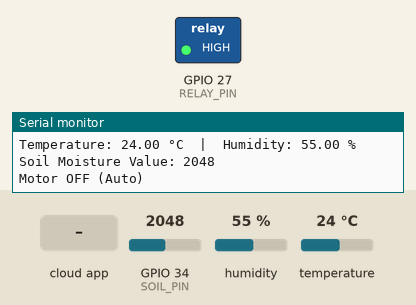
This sketch was run on a simulated ESP32. Parts: switched loads named in the sketch (green lamp = pin HIGH), the last lines printed to the serial monitor. The inputs (shaded band) are chosen by the test bench; at power-on: GPIO 34 (SOIL_PIN) = 2048, humidity 55 %, temperature 24 °C. WiFi joins after 1.5 s; servers stay silent unless stated; no MQTT or app messages arrive unless stated.

Above: at 2.7 s.
2.8 s: GPIO 34 (SOIL_PIN) set to 4095
At 5.3 s:
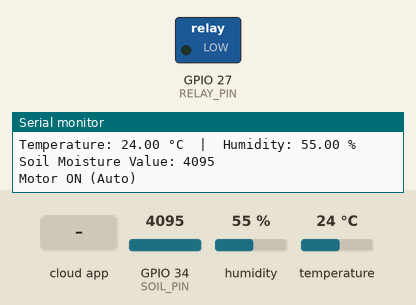
9.3 s: the phone or cloud app sets motor to 1
At 12.0 s:
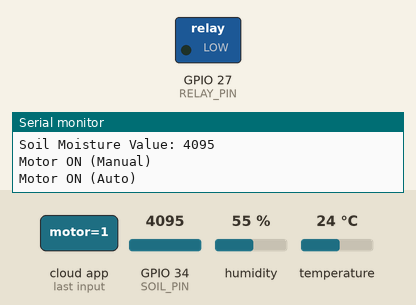
12.5 s: GPIO 34 (SOIL_PIN) set to 3603
At 15.6 s:
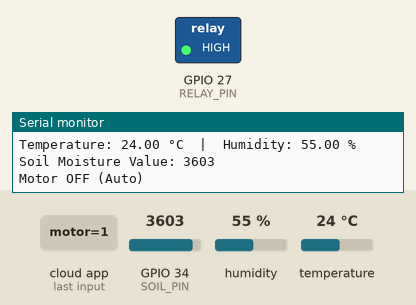
Timing chart, 0 to 16.7 s (numbered marks = the images above; inputs shaded):
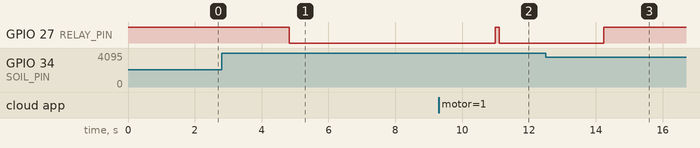

Measured:
- after the input at 2.8 s, GPIO 27 (RELAY_PIN): HIGH → LOW after 2.0 s
- after the input at 9.3 s, GPIO 27 (RELAY_PIN): LOW → HIGH after 1.7 s, → LOW 0.12 s later
- after the input at 12.5 s, GPIO 27 (RELAY_PIN): LOW → HIGH after 1.7 s

The sketch:

SMART_IRIGATION_USING_IOT.ino
```cpp
/***************************************************
 SMART IRRIGATION SYSTEM USING ESP32 + IoT
 Soil Moisture Sensor + Relay + Adafruit IO
 ***************************************************/

#include <WiFi.h>
#include "Adafruit_MQTT.h"
#include "Adafruit_MQTT_Client.h"
#include "DHT.h"


/********* WiFi Credentials *********/
#define WIFI_SSID "homeiot"
#define WIFI_PASSWORD "homeiot123"

/********* Adafruit IO Credentials *********/
#define AIO_SERVER "io.adafruit.com"
#define AIO_SERVERPORT 1883
#define AIO_USERNAME "soil040126"
#define AIO_KEY "aio_DjUZ56XlhkahKiv4687oX7aBDGWB"

/********* Pin Definitions *********/
#define SOIL_PIN 34   // ESP32 ADC pin
#define RELAY_PIN 27  // Relay control pin
/********* DHT11 Definitions *********/
#define DHTPIN 26  // GPIO pin for DHT11
#define DHTTYPE DHT11

DHT dht(DHTPIN, DHTTYPE);


WiFiClient client;

Adafruit_MQTT_Client mqtt(&client,
                          AIO_SERVER,
                          AIO_SERVERPORT,
                          AIO_USERNAME,
                          AIO_KEY);

/********* Adafruit IO Feeds *********/
Adafruit_MQTT_Publish soilFeed =
  Adafruit_MQTT_Publish(&mqtt,
                        AIO_USERNAME "/feeds/soil");

Adafruit_MQTT_Subscribe motorFeed =
  Adafruit_MQTT_Subscribe(&mqtt,
                          AIO_USERNAME "/feeds/motor");

Adafruit_MQTT_Publish tempFeed =
  Adafruit_MQTT_Publish(&mqtt,
                        AIO_USERNAME "/feeds/temperature");

Adafruit_MQTT_Publish humFeed =
  Adafruit_MQTT_Publish(&mqtt,
                        AIO_USERNAME "/feeds/humidity");

/********* Function Prototype *********/
void MQTT_connect();

void setup() {
  Serial.begin(9600);
  dht.begin();

  pinMode(RELAY_PIN, OUTPUT);
  digitalWrite(RELAY_PIN, HIGH);  // Relay OFF initially

  Serial.print("Connecting to WiFi");
  WiFi.begin(WIFI_SSID, WIFI_PASSWORD);

  while (WiFi.status() != WL_CONNECTED) {
    delay(500);
    Serial.print(".");
  }
  Serial.println("\nWiFi Connected");

  mqtt.subscribe(&motorFeed);
}

void loop() {
  MQTT_connect();

  // Read soil moisture
  // Read DHT11
  float humidity = dht.readHumidity();
  float temperature = dht.readTemperature();  // Celsius

  if (isnan(humidity) || isnan(temperature)) {
    Serial.println("Failed to read from DHT sensor!");
  } else {
    Serial.print("Temperature: ");
    Serial.print(temperature);
    Serial.print(" °C  |  Humidity: ");
    Serial.print(humidity);
    Serial.println(" %");

    tempFeed.publish(temperature);
    humFeed.publish(humidity);
  }

  int soilValue = analogRead(SOIL_PIN);
  Serial.print("Soil Moisture Value: ");
  Serial.println(soilValue);

  // ✅ FIXED LINE (important)
  soilFeed.publish((int32_t)soilValue);

  // Manual control from Adafruit IO
  Adafruit_MQTT_Subscribe *subscription;
  while ((subscription = mqtt.readSubscription(100))) {
    if (subscription == &motorFeed) {
      int motorState = atoi((char *)motorFeed.lastread);

      if (motorState == 1) {
        digitalWrite(RELAY_PIN, HIGH);  // Motor ON
        Serial.println("Motor ON (Manual)");
      } else {
        digitalWrite(RELAY_PIN, LOW);  // Motor OFF
        Serial.println("Motor OFF (Manual)");
      }
    }
  }

  // Automatic control logic
  if (soilValue == 4095) {  // Dry soil
    digitalWrite(RELAY_PIN, LOW);
    Serial.println("Motor ON (Auto)");
  } else {  // Wet soil
    digitalWrite(RELAY_PIN, HIGH);
    Serial.println("Motor OFF (Auto)");
  }

  delay(3000);  // Delay between readings
}

void MQTT_connect() {
  if (mqtt.connected()) return;

  Serial.print("Connecting to Adafruit IO");
  int8_t ret;

  while ((ret = mqtt.connect()) != 0) {
    Serial.print(".");
    mqtt.disconnect();
    delay(5000);
  }
  Serial.println("\nAdafruit IO Connected");
}
```
